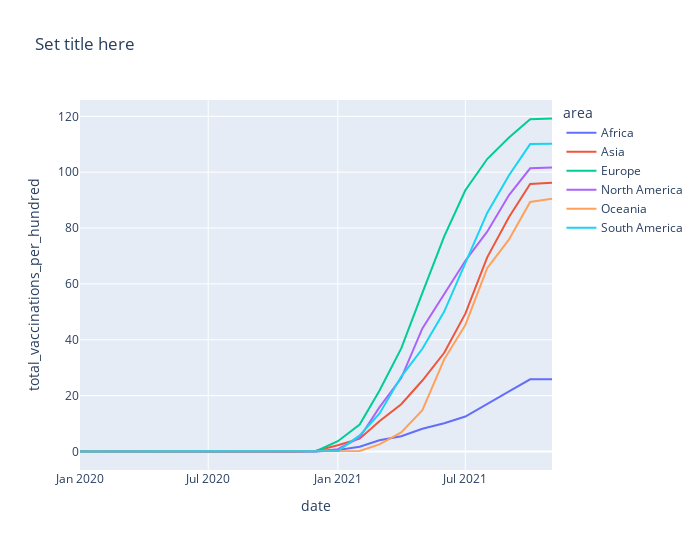

The code cell stored with this chart in its notebook:
### Markdown cell above
# TIME LINE OF VACCINATED

### Code cell
owid_covid_data['date'] = pd.to_datetime(owid_covid_data['date'])

area = owid_covid_data['continent'].unique()

container = []
for er in area:
     df_erea = owid_covid_data[owid_covid_data['continent'] == er]
     df_erea = df_erea[['date','total_vaccinations_per_hundred']].groupby('date').mean()
     df_erea['area'] = er
     df_erea.reset_index(inplace=True)
     container.append(df_erea)

area_time_sr = pd.concat(container,axis=0)

area_time_sr['date'] =  area_time_sr['date'].dt.to_period('M')

#max it  mean least 
area_time_sr = area_time_sr.groupby(['date','area']).max() 

area_time_sr.reset_index(inplace=True)

area_time_sr['date'] = area_time_sr['date'].astype(str)


fig = px.line(area_time_sr, x="date", y="total_vaccinations_per_hundred", color='area',height=550,width=700
,title='Set title here')
fig.show()

### Figure 1 — Plotly figure (JSON) as saved in the notebook; plotly's stock layout.template omitted (floating-point values rounded to 4 significant figures)
{"data": [{"hovertemplate": "area=Africa<br>date=%{x}<br>total_vaccinations_per_hundred=%{y}<extra></extra>", "legendgroup": "Africa", "line": {"color": "#636efa", "dash": "solid"}, "marker": {"symbol": "circle"}, "mode": "lines", "name": "Africa", "orientation": "v", "showlegend": true, "type": "scatter", "x": ["2020-01", "2020-02", "2020-03", "2020-04", "2020-05", "2020-06", "2020-07", "2020-08", "2020-09", "2020-10", "2020-11", "2020-12", "2021-01", "2021-02", "2021-03", "2021-04", "2021-05", "2021-06", "2021-07", "2021-08", "2021-09", "2021-10", "2021-11"], "xaxis": "x", "y": [0, 0, 0, 0, 0, 0, 0, 0, 0, 0, 0, 0, 0.5735, 1.683, 4.043, 5.448, 8.159, 10.12, 12.51, 16.89, 21.53, 25.82, 25.85], "yaxis": "y"}, {"hovertemplate": "area=Asia<br>date=%{x}<br>total_vaccinations_per_hundred=%{y}<extra></extra>", "legendgroup": "Asia", "line": {"color": "#EF553B", "dash": "solid"}, "marker": {"symbol": "circle"}, "mode": "lines", "name": "Asia", "orientation": "v", "showlegend": true, "type": "scatter", "x": ["2020-01", "2020-02", "2020-03", "2020-04", "2020-05", "2020-06", "2020-07", "2020-08", "2020-09", "2020-10", "2020-11", "2020-12", "2021-01", "2021-02", "2021-03", "2021-04", "2021-05", "2021-06", "2021-07", "2021-08", "2021-09", "2021-10", "2021-11"], "xaxis": "x", "y": [0, 0, 0, 0, 0, 0, 0, 0, 0, 0, 0, 0.3024, 2.21, 4.577, 10.83, 16.95, 25.42, 35.35, 49.35, 69.51, 83.95, 95.78, 96.24], "yaxis": "y"}, {"hovertemplate": "area=Europe<br>date=%{x}<br>total_vaccinations_per_hundred=%{y}<extra></extra>", "legendgroup": "Europe", "line": {"color": "#00cc96", "dash": "solid"}, "marker": {"symbol": "circle"}, "mode": "lines", "name": "Europe", "orientation": "v", "showlegend": true, "type": "scatter", "x": ["2020-01", "2020-02", "2020-03", "2020-04", "2020-05", "2020-06", "2020-07", "2020-08", "2020-09", "2020-10", "2020-11", "2020-12", "2021-01", "2021-02", "2021-03", "2021-04", "2021-05", "2021-06", "2021-07", "2021-08", "2021-09", "2021-10", "2021-11"], "xaxis": "x", "y": [0, 0, 0, 0, 0, 0, 0, 0, 0, 0, 0, 0.09686, 3.672, 9.628, 21.78, 36.92, 56.81, 77.01, 93.54, 104.7, 112.4, 119.0, 119.2], "yaxis": "y"}, {"hovertemplate": "area=North America<br>date=%{x}<br>total_vaccinations_per_hundred=%{y}<extra></extra>", "legendgroup": "North America", "line": {"color": "#ab63fa", "dash": "solid"}, "marker": {"symbol": "circle"}, "mode": "lines", "name": "North America", "orientation": "v", "showlegend": true, "type": "scatter", "x": ["2020-01", "2020-02", "2020-03", "2020-04", "2020-05", "2020-06", "2020-07", "2020-08", "2020-09", "2020-10", "2020-11", "2020-12", "2021-01", "2021-02", "2021-03", "2021-04", "2021-05", "2021-06", "2021-07", "2021-08", "2021-09", "2021-10", "2021-11"], "xaxis": "x", "y": [0, 0, 0, 0, 0, 0, 0, 0, 0, 0, 0, 0.05706, 0.8171, 5.031, 15.77, 26.29, 44.06, 56.24, 68.31, 78.7, 91.81, 101.4, 101.7], "yaxis": "y"}, {"hovertemplate": "area=Oceania<br>date=%{x}<br>total_vaccinations_per_hundred=%{y}<extra></extra>", "legendgroup": "Oceania", "line": {"color": "#FFA15A", "dash": "solid"}, "marker": {"symbol": "circle"}, "mode": "lines", "name": "Oceania", "orientation": "v", "showlegend": true, "type": "scatter", "x": ["2020-01", "2020-02", "2020-03", "2020-04", "2020-05", "2020-06", "2020-07", "2020-08", "2020-09", "2020-10", "2020-11", "2020-12", "2021-01", "2021-02", "2021-03", "2021-04", "2021-05", "2021-06", "2021-07", "2021-08", "2021-09", "2021-10", "2021-11"], "xaxis": "x", "y": [0, 0, 0, 0, 0, 0, 0, 0, 0, 0, 0, 0, 0, 0.2224, 2.564, 6.844, 14.81, 32.99, 45.3, 65.61, 75.92, 89.32, 90.49], "yaxis": "y"}, {"hovertemplate": "area=South America<br>date=%{x}<br>total_vaccinations_per_hundred=%{y}<extra></extra>", "legendgroup": "South America", "line": {"color": "#19d3f3", "dash": "solid"}, "marker": {"symbol": "circle"}, "mode": "lines", "name": "South America", "orientation": "v", "showlegend": true, "type": "scatter", "x": ["2020-01", "2020-02", "2020-03", "2020-04", "2020-05", "2020-06", "2020-07", "2020-08", "2020-09", "2020-10", "2020-11", "2020-12", "2021-01", "2021-02", "2021-03", "2021-04", "2021-05", "2021-06", "2021-07", "2021-08", "2021-09", "2021-10", "2021-11"], "xaxis": "x", "y": [0, 0, 0, 0, 0, 0, 0, 0, 0, 0, 0, 0.009231, 0.1662, 5.757, 13.52, 26.84, 36.76, 50.1, 67.46, 85.43, 98.91, 110.1, 110.2], "yaxis": "y"}], "layout": {"height": 550, "legend": {"title": {"text": "area"}, "tracegroupgap": 0}, "title": {"text": "Set title here"}, "width": 700, "xaxis": {"anchor": "y", "autorange": true, "domain": [0, 1], "range": ["2020-01-01", "2021-11-01"], "title": {"text": "date"}, "type": "date"}, "yaxis": {"anchor": "x", "autorange": true, "domain": [0, 1], "range": [-6.623, 125.8], "title": {"text": "total_vaccinations_per_hundred"}, "type": "linear"}}}
